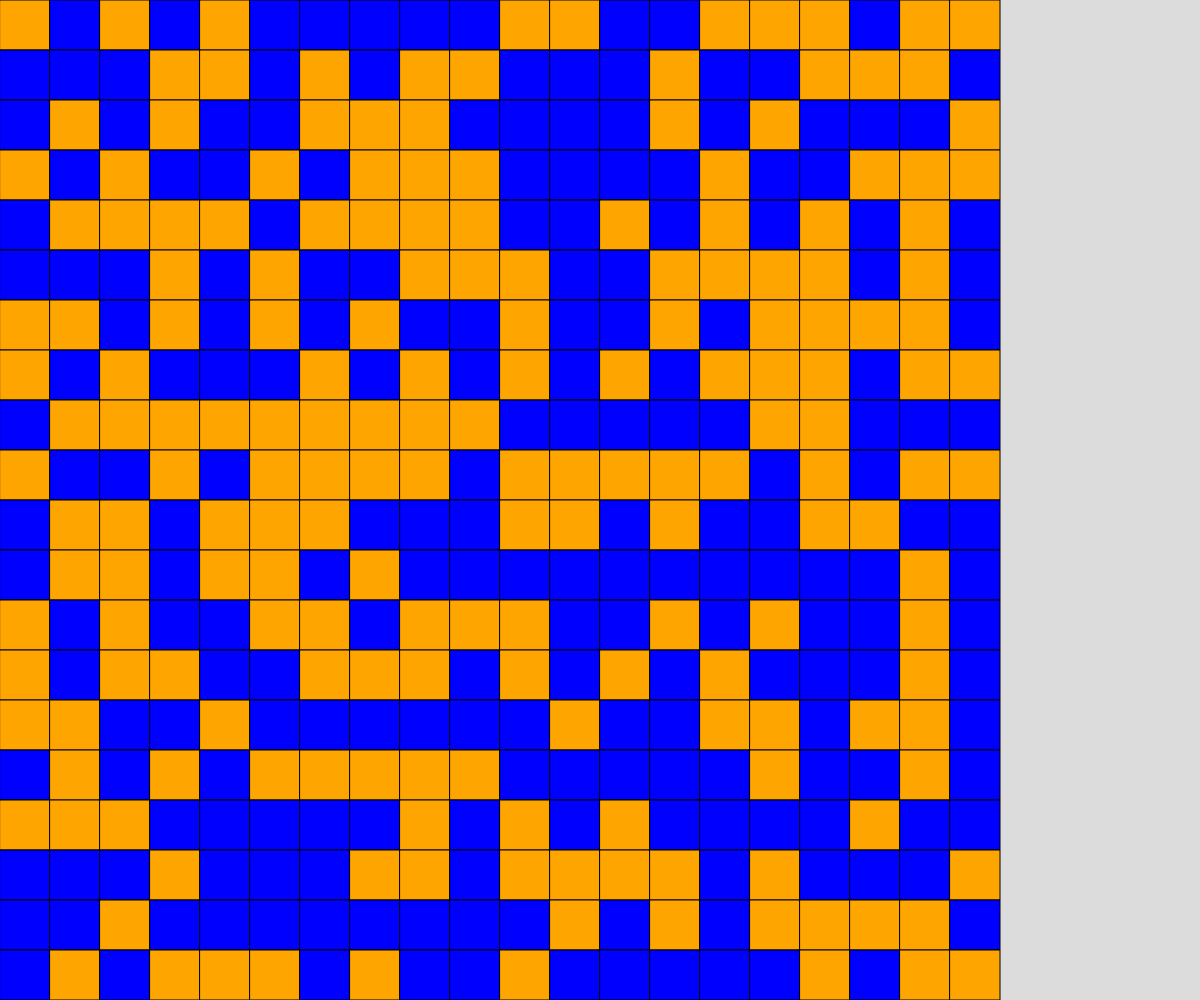
Frame 1 (no input)
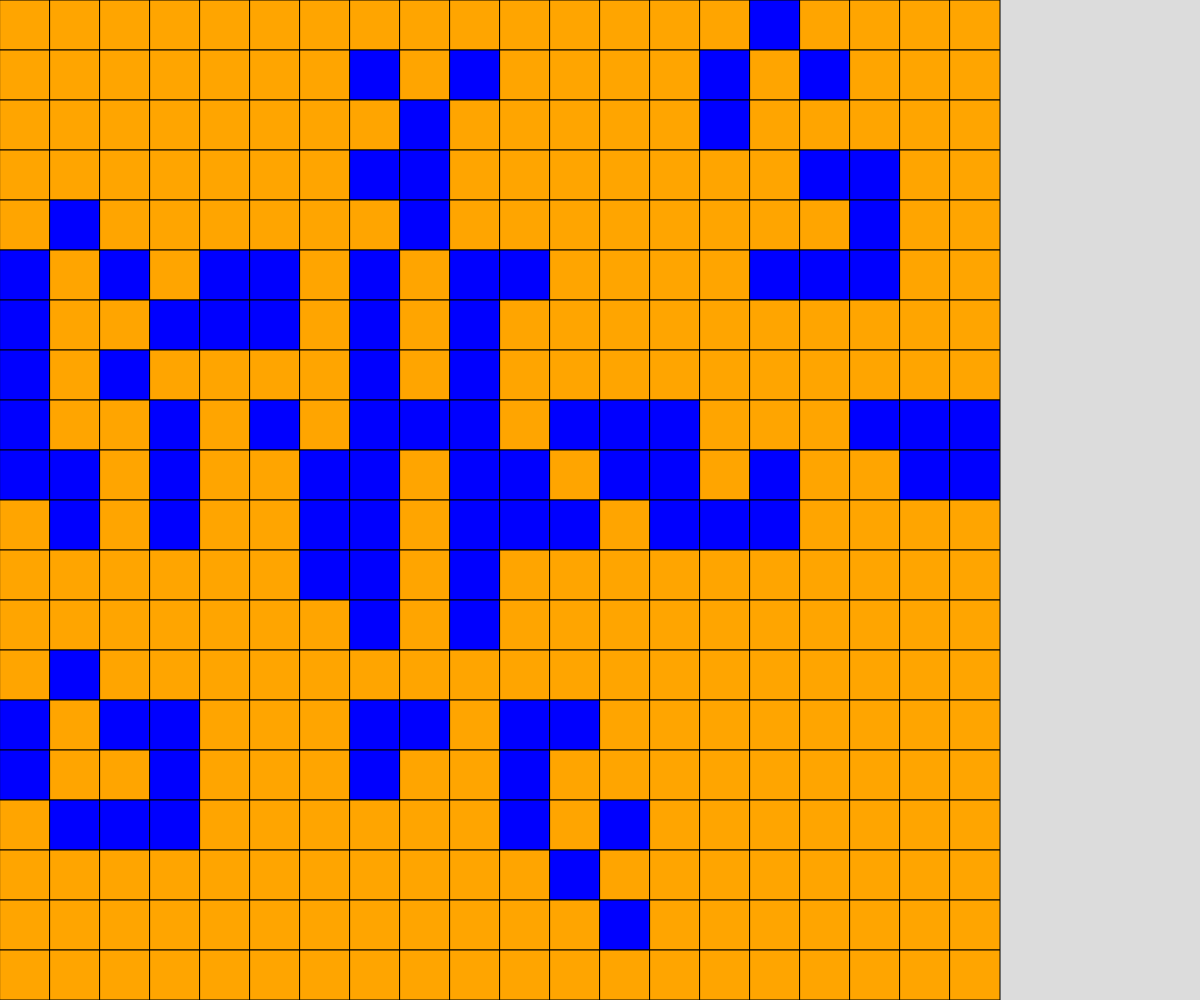
Frame 60 (no input)
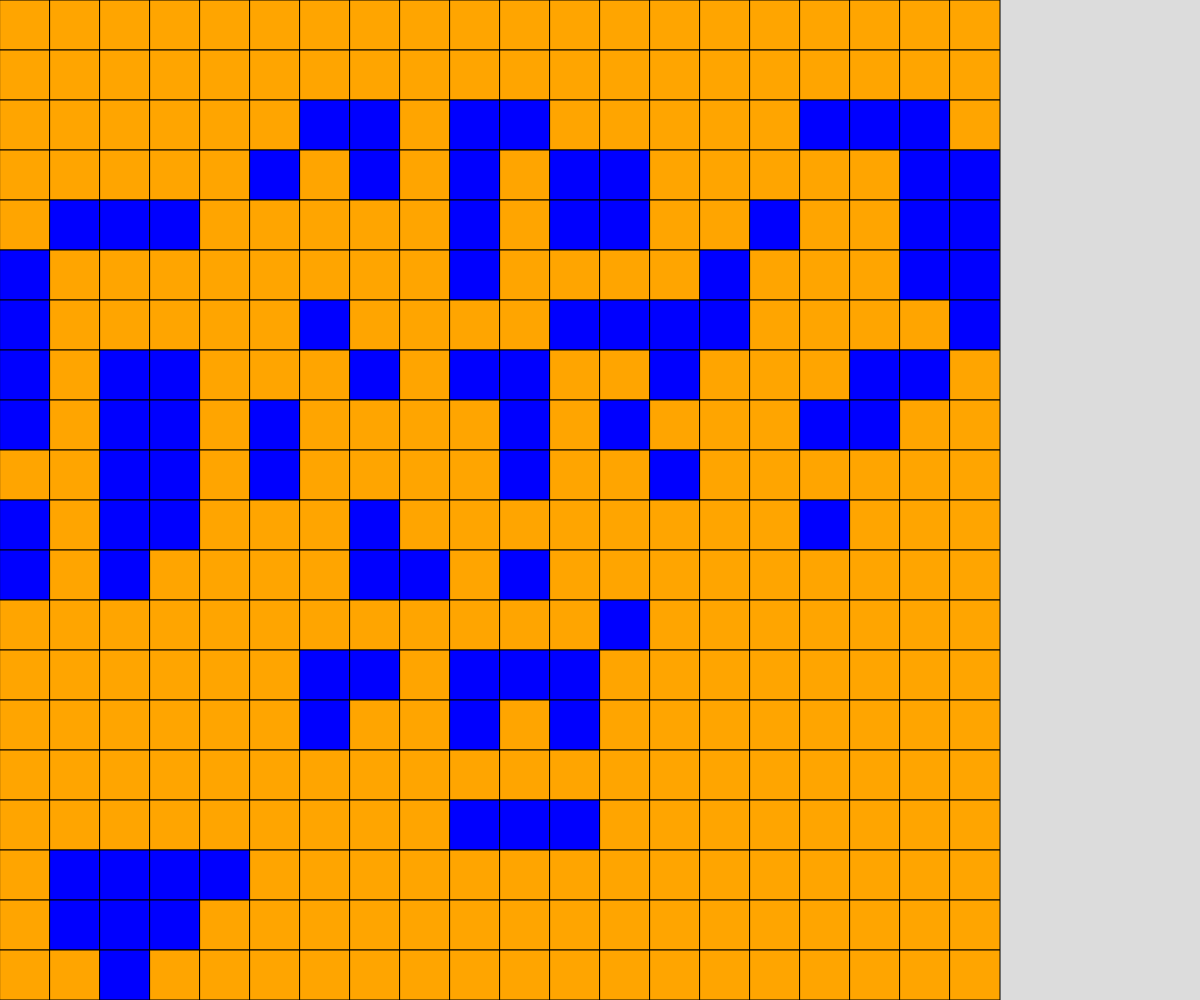
Frame 120 (the mouse pressed at the canvas centre since frame 60)

The p5.js sketch that drew these frames (run headless with seeded random() and noise() and a simulated clock; from frame 60 on, the mouse is pressed at the canvas centre):

// p5.js sketch
// ── sketch.js
// Color Game
// Edvin Jouband
// March 21, 2023

const ROWS = 20;
const COLS = 20;
let grid;
let cellSize;
let autoUpdate = true;

function setup() {
  createCanvas(windowWidth, windowHeight);
  grid = createRandom2dArray(ROWS, COLS);

  if (width < height) {
    cellSize = width/COLS;
  }
  else {
    cellSize = height/ROWS;
  }
}

function draw() {
  background(220);
  if (autoUpdate && frameCount % 10 === 0) {
    grid = updateGrid();
  }
  displayGrid(grid);
}

function keyTyped() {
  if (key === "r") {
    grid = createRandom2dArray(ROWS, COLS);
  }
  else if (key === "e") {
    grid = createEmpty2dArray(ROWS, COLS);
  }
  else if (key === " ") {
    grid = updateGrid();
  }
  else if (key === "a") {
    autoUpdate = !autoUpdate;
  }
}

function mousePressed () {
  let x = Math.floor(mouseX/cellSize);
  let y = Math.floor(mouseY/cellSize);

  toggleCell(x, y);
}

function updateGrid() {
  let nextTurn = createEmpty2dArray(ROWS, COLS);

  // look at every cell
  for (let y = 0; y < ROWS; y ++) {
    for (let x = 0; x < COLS; x ++) {
      // count the neighboors
      let neighboors = 0;

      // look at all cells around
      for (let i = -1; i <= 1; i ++) {
        for (let j = -1; j <= 1; j ++) {
          // detect edge cases
          if (y + i >= 0 && y + i < ROWS && x + j >= 0 && x + j < COLS) {
            neighboors += grid[y+i][x+j];
          }
        }
      }

      // be mindfull of counting self...
      neighboors -= grid[y][x];

      // apply rules
      if (grid[y][x] === 1) { //alive
        if (neighboors === 2 || neighboors === 3) {
          nextTurn[y][x] = 1; //stay alive
        }
        else {
          nextTurn[y][x] = 0; //died from being lonely or overpopulated
        }
      }

      if (grid[y][x] === 0) { // dead
        if ( neighboors === 3) {
          nextTurn[y][x] = 1; // new birth
        }
        else {
          nextTurn[y][x] = 0; // stay dead
        }
      }
    }
  }

  return nextTurn;
}

function toggleCell(x, y) {
  if (x >= 0 && x < COLS && y >= 0 && y < ROWS) {
    if (grid[y][x] === 0) {
      grid[y][x] = 1;
    }
    else if (grid[y][x] === 1) {
      grid[y][x] = 0;
    }
  }
}

function displayGrid(grid) {
  for (let y = 0; y < ROWS; y ++) {
    for (let x = 0; x < COLS; x ++) {
      if (grid[y][x] === 0) {
        fill ("orange");
      }
      if (grid[y][x] === 1) {
        fill("blue");
      }
      rect(x*cellSize, y*cellSize, cellSize, cellSize)
    }
  }
}

function createEmpty2dArray(ROWS, COLS) {
  let newGrid = [];
  for (let y = 0; y < ROWS; y ++) {
    newGrid.push([]);
    for (let x = 0; x < COLS; x ++) {
      newGrid[y].push(0);
    }
  }
  return newGrid;
}

function createRandom2dArray(ROWS, COLS) {
  let newGrid = [];
  for (let y = 0; y < ROWS; y ++) {
    newGrid.push([]);
    for (let x = 0; x < COLS; x ++) {
      if (random(100) > 50) {
        newGrid[y].push(0);
      }
      else {
        newGrid[y].push(1);
      }
    }
  }
  return newGrid;
}
